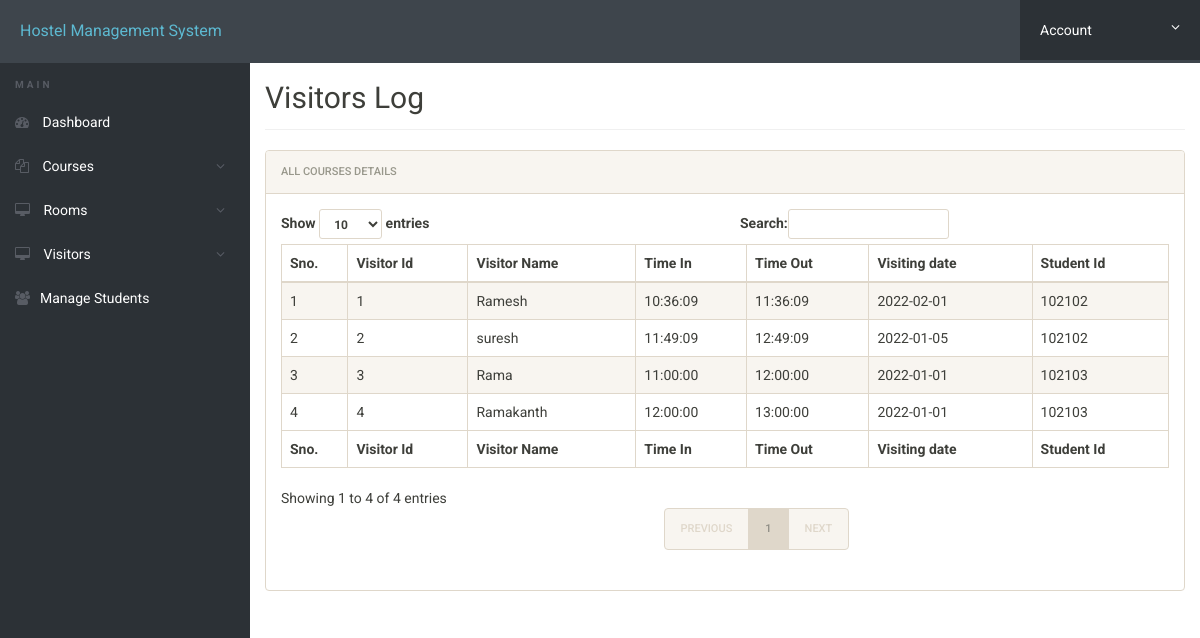
Screenshot of /hostel/admin/access-log.php (signed in) with the database file from the repository.
### tables this page shows
CREATE TABLE `visitor_log` (
  `visitor_id` int(11) NOT NULL,
  `visitor_name` varchar(20) NOT NULL,
  `in_time` time DEFAULT NULL,
  `out_time` time DEFAULT NULL,
  `visiting_date` date DEFAULT NULL,
  `student_id` varchar(255) NOT NULL
);

### hostel/admin/access-log.php (the view, shortened to what this page needs)
<?php
include('includes/config.php');
?>
<!doctype html>
<html lang="en" class="no-js">
<head>
	<link rel="stylesheet" href="css/font-awesome.min.css">
	<link rel="stylesheet" href="css/bootstrap.min.css">
	<link rel="stylesheet" href="css/bootstrap-social.css">
	<link rel="stylesheet" href="css/bootstrap-select.css">
	<link rel="stylesheet" href="css/fileinput.min.css">
	<link rel="stylesheet" href="css/awesome-bootstrap-checkbox.css">
	<link rel="stylesheet" href="css/style.css">
</head>
<body>
	<?php include('includes/header.php');?>
	<div class="ts-main-content">
			<?php include('includes/sidebar.php');?>
		<div class="content-wrapper">
			<div class="container-fluid">
				<div class="row">
					<div class="col-md-12">
						<h2 class="page-title">Visitors Log</h2>
						<div class="panel panel-default">
							<div class="panel-heading">All Courses Details</div>
							<div class="panel-body">
								<table id="zctb" class="display table table-striped table-bordered table-hover" cellspacing="0" width="100%">
									<thead>
										<tr>
											<th>Sno.</th>
											<th>Visitor Id</th>
											<th>Visitor Name</th>
											<th>Time In</th>
											<th>Time Out</th>
											<th>Visiting date</th>
											<th>Student Id</th>
										</tr>
									</thead>
									<tfoot>
										<tr>
											<th>Sno.</th>
											<th>Visitor Id</th>
											<th>Visitor Name</th>
											<th>Time In</th>
											<th>Time Out</th>
											<th>Visiting date</th>
											<th>Student Id</th>
										</tr>
									</tfoot>
									<tbody>
<?php
$ret="select * from visitor_log";
$stmt= $mysqli->prepare($ret) ;
$stmt->execute() ;
$res=$stmt->get_result();
$cnt=1;
while($row=$res->fetch_object())
	  {
	  	?>
<tr><td><?php echo $cnt;;?></td>
<td><?php echo $row->visitor_id;?></td>
<td><?php echo $row->visitor_name;?></td>
<td><?php echo $row->in_time;?></td>
<td><?php echo $row->out_time;?></td>
<td><?php echo $row->visiting_date;?></td>
<td><?php echo $row->student_id;?></td>
										</tr>
									<?php
$cnt=$cnt+1;
									 } ?>
									</tbody>
								</table>
							</div>
						</div>
					</div>
				</div>
			</div>
		</div>
	</div>
</body>
</html>

### hostel/admin/css/style.css (style rules this page uses)
html { font-size: 14px; }
@media only screen and (min-width: 480px) { html { font-size: 17px; } }
@media only screen and (min-width: 768px) { html { font-size: 14px; } }
body { font-size: 1em; }
.panel { overflow: hidden; }
.page-title { padding-bottom: 15px; margin-bottom: 20px; border-bottom: 1px solid #f0f0f0; }
.ts-main-content .content-wrapper { padding-top: 15px; margin-top: 10px; }
@media only screen and (min-width: 992px) { .ts-main-content .content-wrapper { margin-left: 250px; } }

### rows the page displays
visitor_log: visitor_id "1", visitor_name "Ramesh", in_time "10:36:09", out_time "11:36:09", visiting_date "2022-02-01", student "102102"
visitor_log: visitor_id "2", visitor_name "suresh", in_time "11:49:09", out_time "12:49:09", visiting_date "2022-01-05", student "102102"
visitor_log: visitor_id "3", visitor_name "Rama", in_time "11:00:00", out_time "12:00:00", visiting_date "2022-01-01", student "102103"
visitor_log: visitor_id "4", visitor_name "Ramakanth", in_time "12:00:00", out_time "13:00:00", visiting_date "2022-01-01", student "102103"
